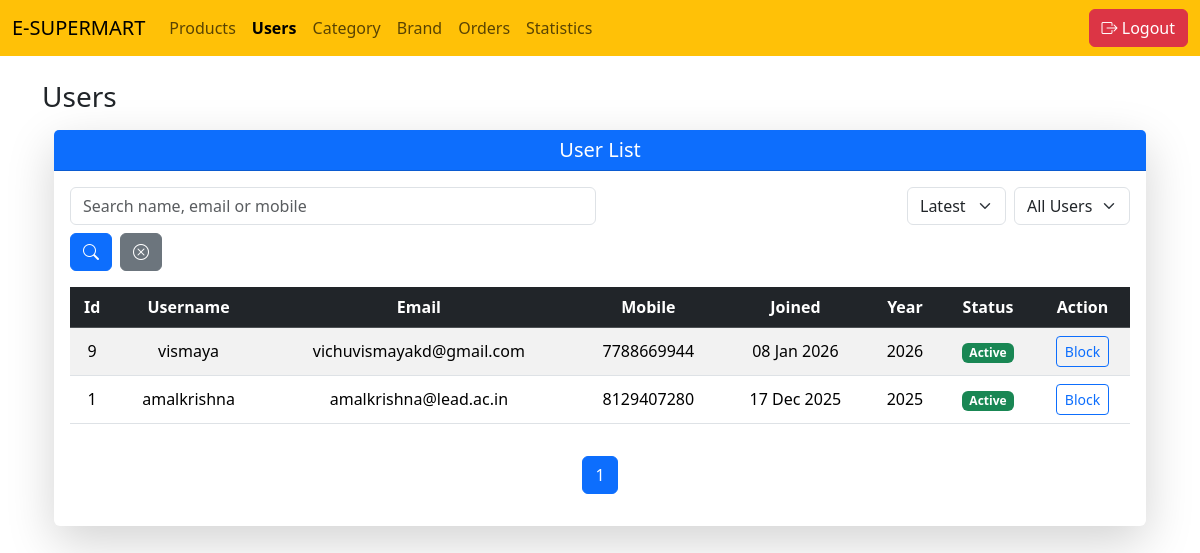
The app's page /adminpanel/admin_dashboard/ (signed in), older data.
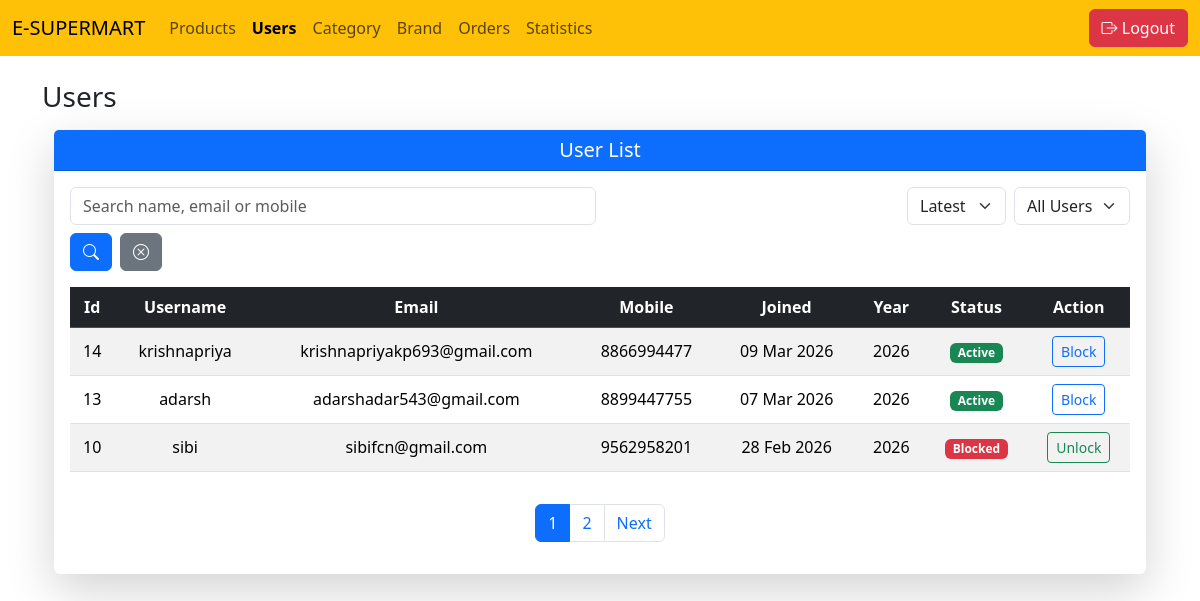
The same page, newer data.
### userapp/models.py (models this page shows, shortened)
class Customerdetails(models.Model):
    mobile=models.CharField(max_length=10,unique=True)
    user=models.OneToOneField(User,on_delete=models.CASCADE)
    is_active=models.BooleanField(default=True)
    otp=models.CharField(max_length=6,null=True,blank=True)
    otp_created_at = models.DateTimeField(null=True, blank=True)
    address=models.ForeignKey(CustomerAddress,on_delete=models.CASCADE,null=True, blank=True)
    password_length = models.IntegerField(default=0)

### adminapp/views.py (the view)
    @login_required
    def wrapper(request,*args,**kwargs):
        if not request.user.is_staff:
            return redirect('login_view')
        return fun(request,*args,**kwargs)

### adminapp/views.py (called while the page is built)
def admin_only(fun):
    @login_required
    def wrapper(request,*args,**kwargs):
        if not request.user.is_staff:
            return redirect('login_view')
        return fun(request,*args,**kwargs)
    return wrapper

### adminapp/templates/admin_dashboard.html (shortened to what this page needs)
{% extends "base_page.html" %}
{% block content %}
<h3 class="mb-3">Users</h3>
<div class="container-fluid mt-3">
<div class="card shadow-lg border-0">
<div class="card-header bg-primary text-white text-center">
<h5 class="mb-0">User List</h5>
</div>
<div class="card-body">
<div class="row g-2 mb-3">
<div class="col-12 col-md-6">
<form method="GET" class="d-flex flex-wrap gap-2">
<input type="text"
name="search"
value="{{ search }}"
class="form-control"
placeholder="Search name, email or mobile">
<button class="btn btn-primary">
<i class="bi bi-search"></i>
</button>
<a href="{% url 'users' %}" class="btn btn-secondary">
<i class="bi bi-x-circle"></i>
</a>
</form>
</div>
<div class="col-12 col-md-6 text-md-end">
<form method="GET" class="d-flex flex-wrap justify-content-md-end gap-2">
<select name="sort" onchange="this.form.submit()" class="form-select w-auto">
<option value="latest" {% if sort == "latest" %}selected{% endif %}>Latest</option>
</select>
<select name="status" onchange="this.form.submit()" class="form-select w-auto">
<option value="">All Users</option>
</select>
</form>
</div>
</div>
<div class="table-responsive">
<table class="table table-hover table-striped align-middle">
<thead class="table-dark text-center">
<tr>
<th>Id</th>
<th>Username</th>
<th>Email</th>
<th>Mobile</th>
<th>Joined</th>
<th>Year</th>
<th>Status</th>
<th>Action</th>
</tr>
</thead>
<tbody class="text-center">
{% for i in form %}
<tr>
<td>{{ i.id }}</td>
<td>{{ i.user.username }}</td>
<td>{{ i.user.email }}</td>
<td>{{ i.mobile }}</td>
<td>{{ i.user.date_joined|date:"d M Y" }}</td>
<td>{{ i.user.date_joined|date:"Y" }}</td>
<td>
{% if i.is_active %}
<span class="badge bg-success">Active</span>
{% else %}
<span class="badge bg-danger">Blocked</span>
{% endif %}
</td>
<td>
{% if i.is_active %}
<a href="{% url 'blockuser' i.id %}" class="btn btn-sm btn-outline-primary">
Block
</a>
{% else %}
<a href="{% url 'unblockuser' i.id %}" class="btn btn-sm btn-outline-success">
Unlock
</a>
{% endif %}
</td>
</tr>
{% endfor %}
</tbody>
</table>
</div>
<nav class="mt-3">
<ul class="pagination justify-content-center flex-wrap">
{% for num in form.paginator.page_range %}
{% if form.number == num %}
<li class="page-item active">
<span class="page-link">{{ num }}</span>
</li>
{% elif num > form.number|add:'-3' and num < form.number|add:'3' %}
<li class="page-item">
<a class="page-link"
href="?page={{ num }}&search={{ search }}&sort={{ sort }}&status={{ status }}">
{{ num }}
</a>
</li>
{% endif %}
{% endfor %}
{% if form.has_next %}
<li class="page-item">
<a class="page-link"
href="?page={{ form.next_page_number }}&search={{ search }}&sort={{ sort }}&status={{ status }}">
Next
</a>
</li>
{% endif %}
</ul>
</nav>
</div>
</div>
</div>
{% endblock %}

Row changes from the older to the newer data that the page shows:
no longer on this page (row edited): Customerdetails: id "9", user.username "vismaya", user.email "vichuvismayakd@gmail.com", mobile "7788669944", user.date_joined "08 Jan 2026", user.date_joined "2026", is_active "Active"
no longer on this page (row unchanged): Customerdetails: id "1", user.username "amalkrishna", user.email "amalkrishna@lead.ac.in", mobile "8129407280", user.date_joined "17 Dec 2025", user.date_joined "2025", is_active "Active"
added Customerdetails: id "14", user.username "krishnapriya", user.email "krishnapriyakp693@gmail.com", mobile "8866994477", user.date_joined "09 Mar 2026", user.date_joined "2026", is_active "Active"
added Customerdetails: id "13", user.username "adarsh", user.email "adarshadar543@gmail.com", mobile "8899447755", user.date_joined "07 Mar 2026", user.date_joined "2026", is_active "Active"
added Customerdetails: id "10", user.username "sibi", user.email "sibifcn@gmail.com", mobile "9562958201", user.date_joined "28 Feb 2026", user.date_joined "2026", is_active "Blocked"
Text that changed along with them:
new list line: "2"
text now shown: "Next"
